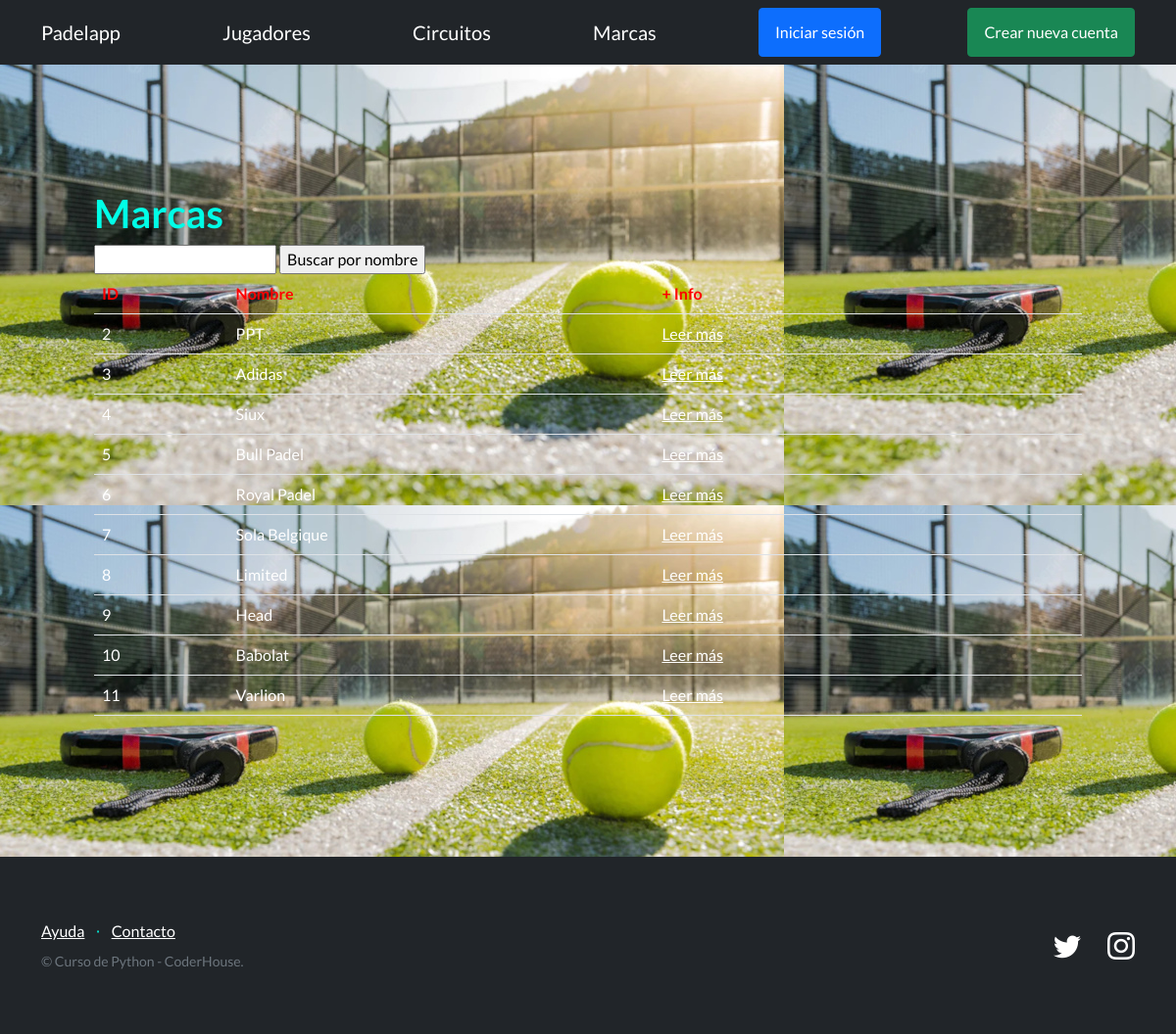
Page /PadelApp/marcas/ on the committed database.
### PadelApp/models.py (models this page shows, shortened)
class Marca(models.Model):
    nombre = models.CharField(max_length=64)
    origen = models.CharField(max_length=64)
    creador = models.ForeignKey(User, on_delete=models.SET_NULL, null=True)

### PadelApp/views.py (the view)
# urls.py: path("marcas/", MarcaListView.as_view(), name="listar_marcas" ),
class MarcaListView(ListView):
    model = Marca
    template_name = 'PadelApp/marca.html'

### PadelApp/templates/PadelApp/marca.html (shortened to what this page needs)
{% extends "PadelApp/base2.html" %}
{% block contenido %}
<section>
    <div>
      <h1>Marcas</h1>
      <form action="{% url 'buscar_marca' %}" method="get">
        <input type="text" name="q">
        <input type="submit" value="Buscar por nombre">
      </form>
      <table class="table">
        <tbody>
          <tr>
            <th style="color:red">ID</th>
            <th style="color:red">Nombre</th>
            <th style="color:red">+ Info</th>
            <th></th>
            <th></th>
          </tr>
          {% for marca in object_list %}
          <tr>
            <td style="color:white">{{ marca.id }}</td>
            <td style="color:white">{{ marca.nombre }}</td>
            <td>
                <a href = "{% url "detalle_marca" marca.id %}">Leer más</a>
            </td>
            <td>
            </td>
            <td>
            </td>
          </tr>
          {% empty %}
          <tr>
            <td style="color:red" colspan="5">No hay resultados para la búsqueda.</td>
          </tr>
          {% endfor %}
        </tbody>
      </table>
    </div>
  </section>
{% endblock contenido %}

### PadelApp/templates/PadelApp/base2.html (style rules this page uses)
body { height: 100vh; background-image: url('/static/cancha.jpeg'); background-size: cover; background-position: center; }
section { padding: 4rem 3rem; }

### rows in the picture
Marca: id "2", nombre "PPT"
Marca: id "3", nombre "Adidas"
Marca: id "4", nombre "Siux"
Marca: id "5", nombre "Bull Padel"
Marca: id "6", nombre "Royal Padel"
Marca: id "7", nombre "Sola Belgique"
Marca: id "8", nombre "Limited"
Marca: id "9", nombre "Head"
Marca: id "10", nombre "Babolat"
Marca: id "11", nombre "Varlion"
